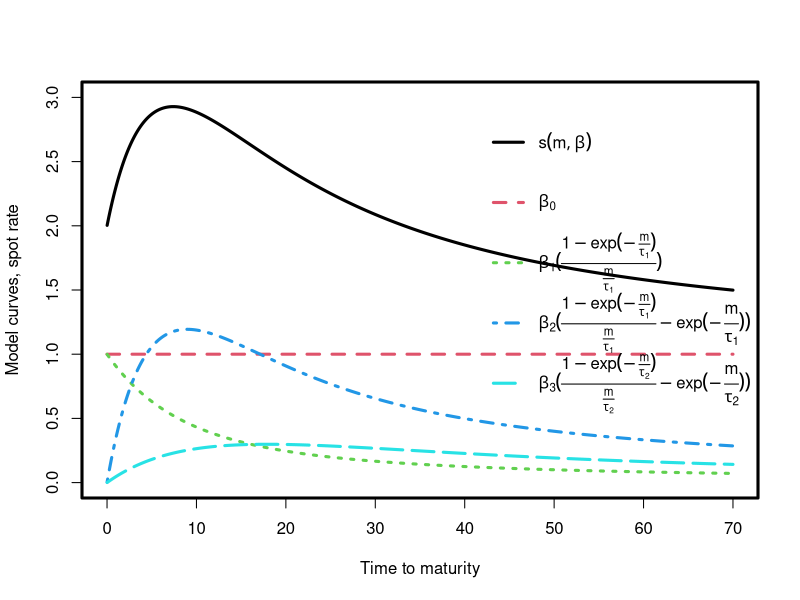

This figure's R source:
m <- seq(0,70,0.01)     # time to maturity

beta_1 <- 1      # parameters
tau_1 <- 5
beta_2 <- 4
beta_0 <- 1
beta_3 <- 1
tau_2 <- 10


postscript("curveshape.eps",width=9,height=9,horizontal=F)
par(lwd=3)
# spot rates
plot(m,beta_0+ beta_1*((1-exp(-m/tau_1))/(m/tau_1))+ beta_2*(((1-exp(-m/tau_1))/(m/tau_1))-exp(-m/tau_1))+beta_3*(((1-exp(-m/tau_2))/(m/tau_2))-exp(-m/tau_2)),
     col=1,type="l",lty=1, ylim=c(0,3),
     xlab="Time to maturity",
     ylab="Model curves, spot rate")

# beta_0
lines(m,rep(beta_0,length(m)),col=2,lty=2)

# beta_1
lines(m, beta_1*((1-exp(-m/tau_1))/(m/tau_1)),type="l",col=3,lty=3)

# beta_2
lines(m, beta_2*(((1-exp(-m/tau_1))/(m/tau_1))-exp(-m/tau_1)),lty=4,col=4)

# beta_3
lines(m, beta_3*(((1-exp(-m/tau_2))/(m/tau_2))-exp(-m/tau_2)),lty=5,col=5)


legend("topright",legend=c(expression(s(m,beta)),
       expression(beta[0]),
       expression(beta[1]*(frac(1-exp(-frac(m,tau[1])),frac(m,tau[1])))),
       expression(beta[2]*(frac(1-exp(-frac(m,tau[1])),frac(m,tau[1]))-exp(-frac(m,tau[1])))),
       expression(beta[3]*(frac(1-exp(-frac(m,tau[2])),frac(m,tau[2]))-exp(-frac(m,tau[2]))))
       ),
       lty=c(1,2,3,4,5), col=c(1,2,3,4,5),bty="n"
       )
dev.off()
